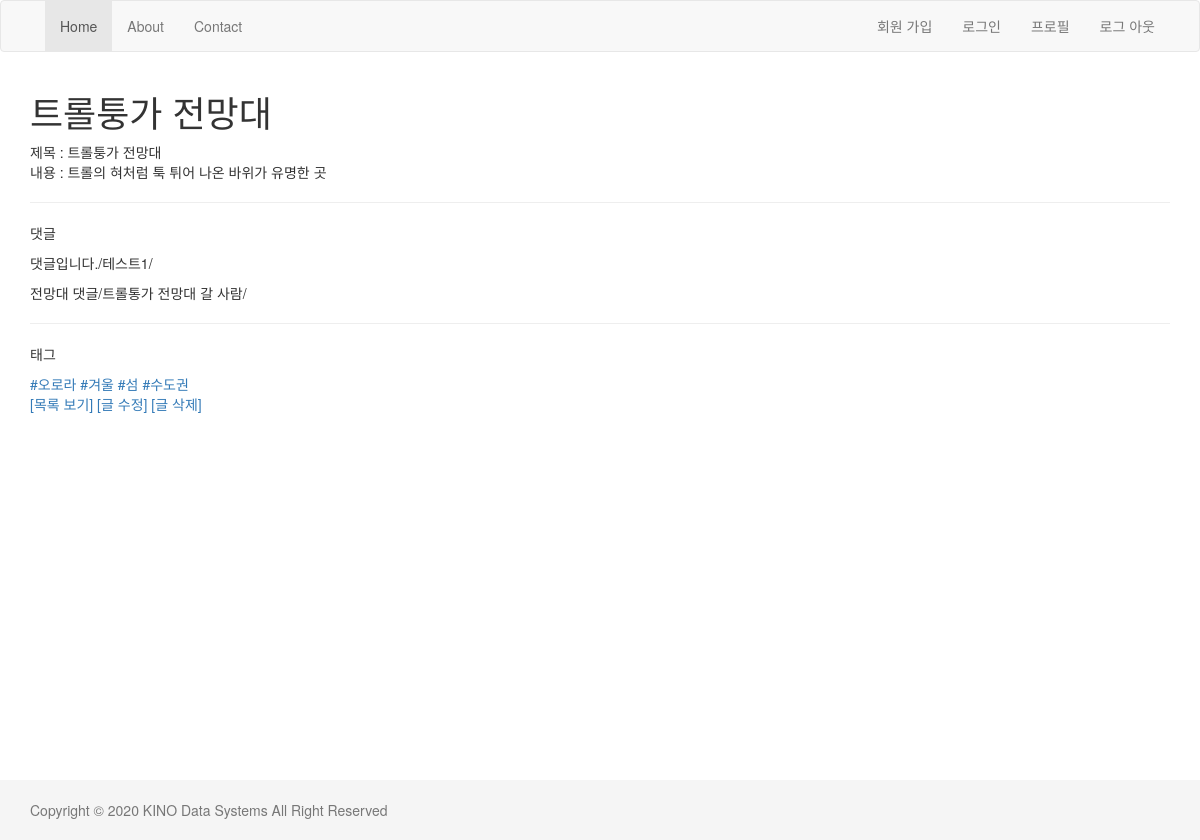
The app's page /blog/2/ with its own data.
### blog/models.py (models this page shows, shortened)
class Post(models.Model):
    title = models.CharField(max_length=250)
    body = models.TextField()
    tag = models.ManyToManyField('Tag',null=True,blank=True)
    ip = models.GenericIPAddressField(null=True)

class Comment(models.Model):
    post = models.ForeignKey(Post, on_delete=models.CASCADE, related_name='comments')
    author = models.CharField(max_length=20)
    message = models.TextField()
    created = models.DateField(auto_now_add=True)

class Tag(models.Model):
    name = models.CharField(max_length=50,unique=True)

### blog/views.py (the view)
# urls.py: path('<int:no>/',views.detail, name='detail'),
def detail(request, no):
    post = get_object_or_404(Post,id=no)
    comment_list = post.comments.all()
    tag_list = post.tag.all()
    return render(request,'blog/detail.html',
                  {'post':post, 'comments':comment_list, 'tag_list' : tag_list}
                  )

### blog/templates/blog/detail.html (shortened to what this page needs)
{% extends 'layout.html' %}
{% block content %}
<h1> {{post.title}} </h1>
제목 : {{post.title}} <br>
내용 : {{post.body}} <br>
<hr>
<p>댓글</p>
{% for comment in comments %}
    <p>{{comment.message}}/{{comment.author}}/{{comment.updated}}</p>
    {% empty %}
        댓글이 존재하지 않습니다.
    {% endfor %}
<hr>
<p>태그</p>
{% for tag in tag_list %}
    <a href="/blog/tag/{{tag.id}}/"> #{{tag.name}} </a>
{% endfor %}
<p>
    <a href="{% url 'blog:list' %}">[목록 보기]</a>
    <a href="{% url 'blog:update' post.id %}">[글 수정]</a>
    <a href="{% url 'blog:delete' post.id %}">[글 삭제]</a>
</p>
{% endblock content %}

### templates/layout.html (style rules this page uses)
html { position: relative; min-height: 100% }
body { margin-bottom: 60px }

### records on screen
Post: title "트롤퉁가 전망대", body "트롤의 혀처럼 툭 튀어 나온 바위가 유명한 곳"
Comment: message "댓글입니다.", author "테스트1"
Comment: message "전망대 댓글", author "트롤통가 전망대 갈 사람"
Tag: name "오로라"
Tag: name "겨울"
Tag: name "섬"
Tag: name "수도권"
